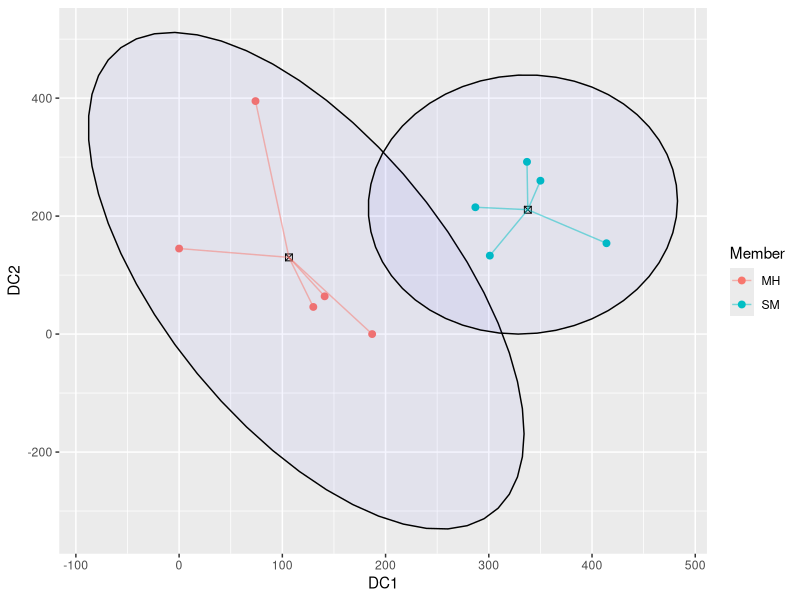
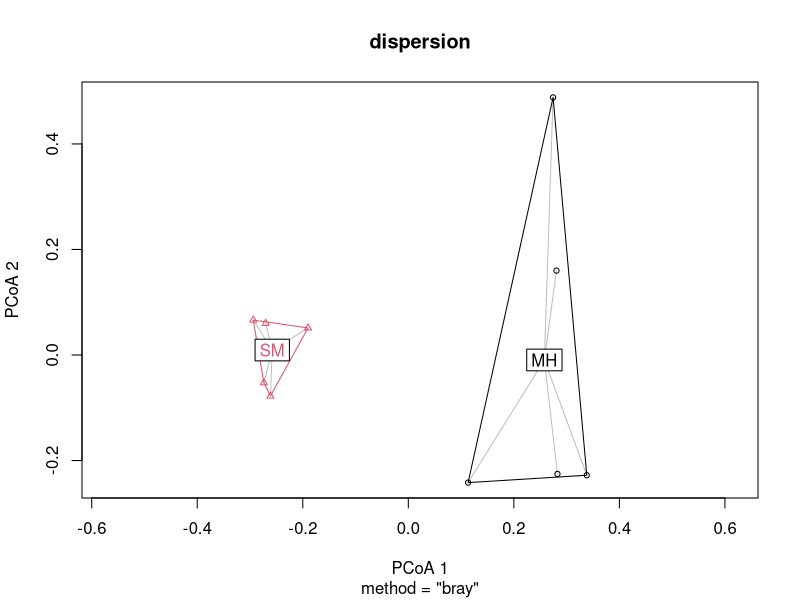

Write the R code that produced these figures, in order. (Note: this script raises an error after producing the figures.)
## ---- chunk 1
library(tidyverse)
library(dplyr)
library(ggplot2)
library(vegan)
## ---- chunk 2
gen_raw<- read_csv("gen_trans_070926.csv", col_names = TRUE)
gen_raw
## ---- chunk 3
gen_SMMH<- gen_raw[gen_raw$Member != "RM",]
gen_SMMH

#just numeric data
gen_SMMH_num<-gen_SMMH[,3:142] 
gen_SMMH_num
## ---- chunk 4
#Making separate variable from numerical data for thoroughness
perm_data_SMMH<- (gen_SMMH_num)
perm_data_SMMH
## ---- chunk 5
dcadata<- read_csv("gen_dca_071226.csv", col_names = TRUE)
dcadata

dcadataSMMH<- dcadata[dcadata$Member != "RM",]
dcadataSMMH

#Extracting DCA scores
dca_scoresSMMH<- dcadataSMMH[,3:4]
dca_scoresSMMH

## ---- chunk 6
dcagroup_centroids_SMMH <- data.frame(
  Member = c("SM", "MH"),
  Centroid_X = c(mean(dca_scoresSMMH$`Axis 1`[dcadataSMMH$Member == "SM"]),
                 mean(dca_scoresSMMH$`Axis 1`[dcadataSMMH$Member == "MH"])),
  Centroid_Y = c(mean(dca_scoresSMMH$`Axis 2`[dcadataSMMH$Member == "SM"]),
                 mean(dca_scoresSMMH$`Axis 2`[dcadataSMMH$Member == "MH"]))
)


## ---- chunk 7
dcaplot_data_SMMH <-data.frame(
  Member = dcadataSMMH$Member,
  DC1 = dca_scoresSMMH$`Axis 1`,
  DC2 = dca_scoresSMMH$`Axis 2`,
  xend = c(rep(dcagroup_centroids_SMMH[1,2],5), rep(dcagroup_centroids_SMMH[2,2],5)),
  yend = c(rep(dcagroup_centroids_SMMH[1,3],5), rep(dcagroup_centroids_SMMH[2,3],5))
)

dcaplot_data_SMMH
## ---- chunk 8
ggplot(dcaplot_data_SMMH, aes(DC1,DC2))+
  geom_point(aes(color = Member), size = 2) +
  stat_ellipse(geom = "polygon", alpha = 0.04, aes(group = Member),
               color = "black", fill = "blue")+
  geom_point(data = dcagroup_centroids_SMMH, aes(x = Centroid_X, y = Centroid_Y),
             color = "black", size = 2, shape = 7)+
  geom_segment(data = dcaplot_data_SMMH, aes(x =DC1, y = DC2, 
                                        xend = xend, yend = yend, color = Member), alpha = 0.5)

## ---- chunk 9
perm_distSMMH<-vegdist(perm_data_SMMH, method = 'bray')
perm_distSMMH

## ---- chunk 10
#Create empty matrix
dist_mat_SMMH= matrix(0, nrow = 10, ncol = 10)

#Setting below diagonal to perm_dost values, and above the diagonal to empty
dist_mat_SMMH[lower.tri(dist_mat_SMMH)] <- perm_distSMMH
dist_mat_SMMH[upper.tri(dist_mat_SMMH)]<- ""
dist_mat_SMMH

#making it a df
perm_distSMMH_df<- as.data.frame(dist_mat_SMMH, row.names = NULL)
perm_distSMMH_df

#setting col and rownames so we can see what distance we are calculating
rownames(perm_distSMMH_df)<- gen_SMMH$`Sample ID`
colnames(perm_distSMMH_df)<- gen_SMMH$`Sample ID`

write_csv(perm_distSMMH_df, "gen_V5_dist_SMMH.csv")
perm_distSMMH_df
## ---- chunk 11
#Assumptions- I don't think this applies to us, but keeping it in.
dispersion<-betadisper(perm_distSMMH, group=gen_SMMH$Member,type = "centroid")

plot(dispersion)

anova(dispersion)

## ---- chunk 12
Perma_result <- adonis2(perm_distSMMH~as.factor(dcaplot_data_SMMH$Member), data = perm_distSMMH,
                        permutations = 10000)
Perma_result

## ---- chunk 13
Perma_result1 <- adonis2(perm_distSMMH~as.factor(dcaplot_data_SMMH$Member), data = perm_distSMMH,
                         permutations = 10000)
Perma_result1

#Extracting perm results
permustats_results1<- permustats(Perma_result1)
#permustats_results1

#calculating mean and se
means_and_se1<- mean_se(permustats_results1$permutations, mult = 1)

## ---- chunk 14
Perma_result2 <- adonis2(perm_distSMMH~as.factor(dcaplot_data_SMMH$Member), data = perm_distSMMH,
                         permutations = 10000)
Perma_result2

#Extracting perm results
permustats_results2<- permustats(Perma_result2)
#permustats_results2

#calculating mean and se
means_and_se2<- mean_se(permustats_results2$permutations, mult = 1)

## ---- chunk 15
Perma_result3 <- adonis2(perm_distSMMH~as.factor(dcaplot_data_SMMH$Member), data = perm_distSMMH,
                         permutations = 10000)
Perma_result3

#Extracting perm results
permustats_results3<- permustats(Perma_result3)
#permustats_results3

#calculating mean and se
means_and_se3<- mean_se(permustats_results3$permutations, mult = 1)

## ---- chunk 16
Perma_result4 <- adonis2(perm_distSMMH~as.factor(dcaplot_data_SMMH$Member), data = perm_distSMMH,
                         permutations = 10000)
Perma_result4

#Extracting perm results
permustats_results4<- permustats(Perma_result4)
#permustats_results4

#calculating mean and se
means_and_se4<- mean_se(permustats_results4$permutations, mult = 1)

## ---- chunk 17
Perma_result5 <- adonis2(perm_distSMMH~as.factor(dcaplot_data_SMMH$Member), data = perm_distSMMH,
                         permutations = 10000)
Perma_result5

#Extracting perm results
permustats_results5<- permustats(Perma_result5)
#permustats_results5

#calculating mean and se
means_and_se5<- mean_se(permustats_results5$permutations, mult = 1)

## ---- chunk 18
Perma_result6 <- adonis2(perm_distSMMH~as.factor(dcaplot_data_SMMH$Member), data = perm_distSMMH,
                         permutations = 10000)
Perma_result6

#Extracting perm results
permustats_results6<- permustats(Perma_result6)
#permustats_results6

#calculating mean and se
means_and_se6<- mean_se(permustats_results6$permutations, mult = 1)

## ---- chunk 19
Perma_result7 <- adonis2(perm_distSMMH~as.factor(dcaplot_data_SMMH$Member), data = perm_distSMMH,
                         permutations = 10000)
Perma_result7

#Extracting perm results
permustats_results7<- permustats(Perma_result7)
#permustats_results7

#calculating mean and se
means_and_se7<- mean_se(permustats_results7$permutations, mult = 1)

## ---- chunk 20
Perma_result8 <- adonis2(perm_distSMMH~as.factor(dcaplot_data_SMMH$Member), data = perm_distSMMH,
                         permutations = 10000)
Perma_result8

#Extracting perm results
permustats_results8<- permustats(Perma_result8)
#permustats_results8

#calculating mean and se
means_and_se8<- mean_se(permustats_results8$permutations, mult = 1)

## ---- chunk 21
Perma_result9 <- adonis2(perm_distSMMH~as.factor(dcaplot_data_SMMH$Member), data = perm_distSMMH,
                         permutations = 10000)
Perma_result9

#Extracting perm results
permustats_results9<- permustats(Perma_result9)
#permustats_results9

#calculating mean and se
means_and_se9<- mean_se(permustats_results9$permutations, mult = 1)

## ---- chunk 22
Perma_result10 <- adonis2(perm_distSMMH~as.factor(dcaplot_data_SMMH$Member), data = perm_distSMMH,
                         permutations = 10000)
Perma_result10

#Extracting perm results
permustats_results10<- permustats(Perma_result10)
#permustats_results10

#calculating mean and se
means_and_se10<- mean_se(permustats_results10$permutations, mult = 1)
